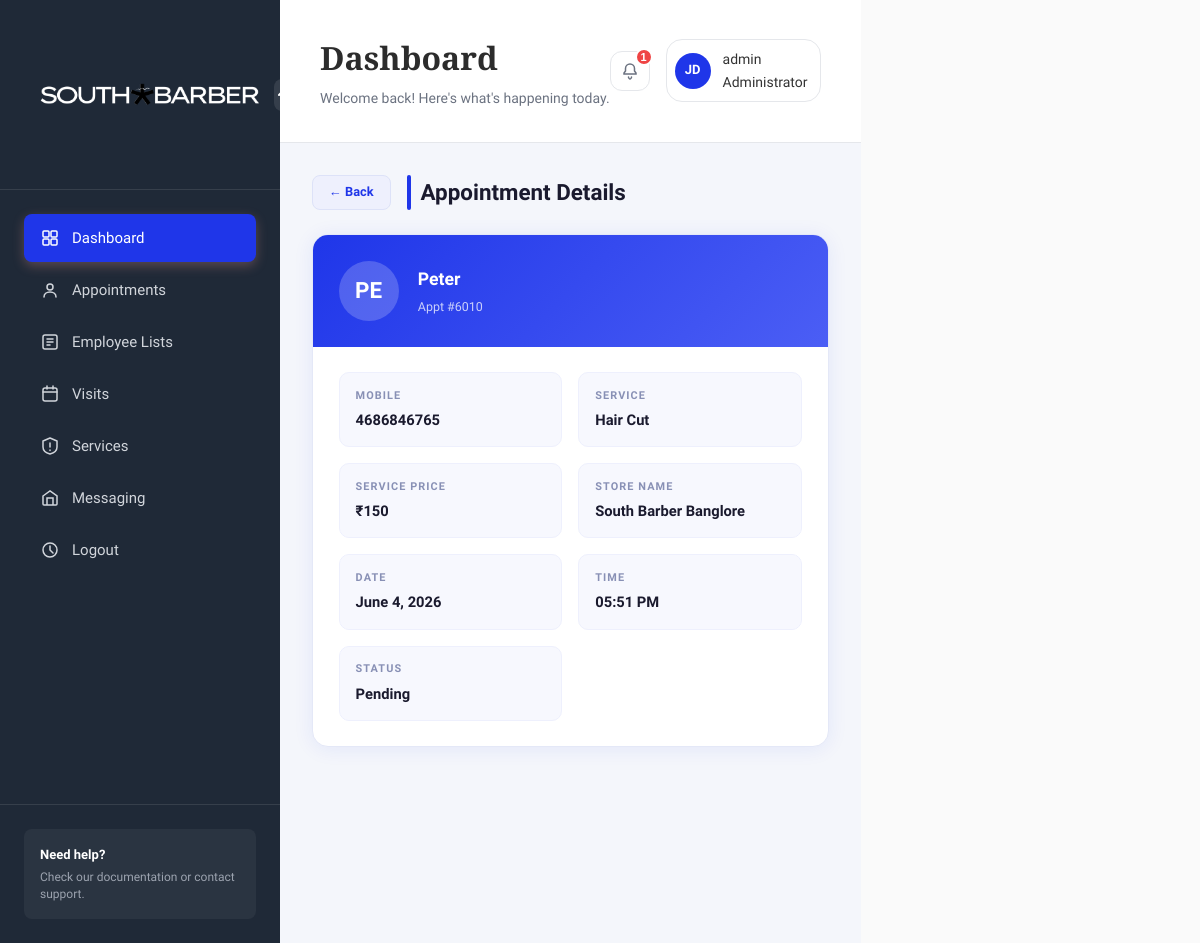
The app's page /adminsection/appointment/today/detail/10/ (signed in), older data.
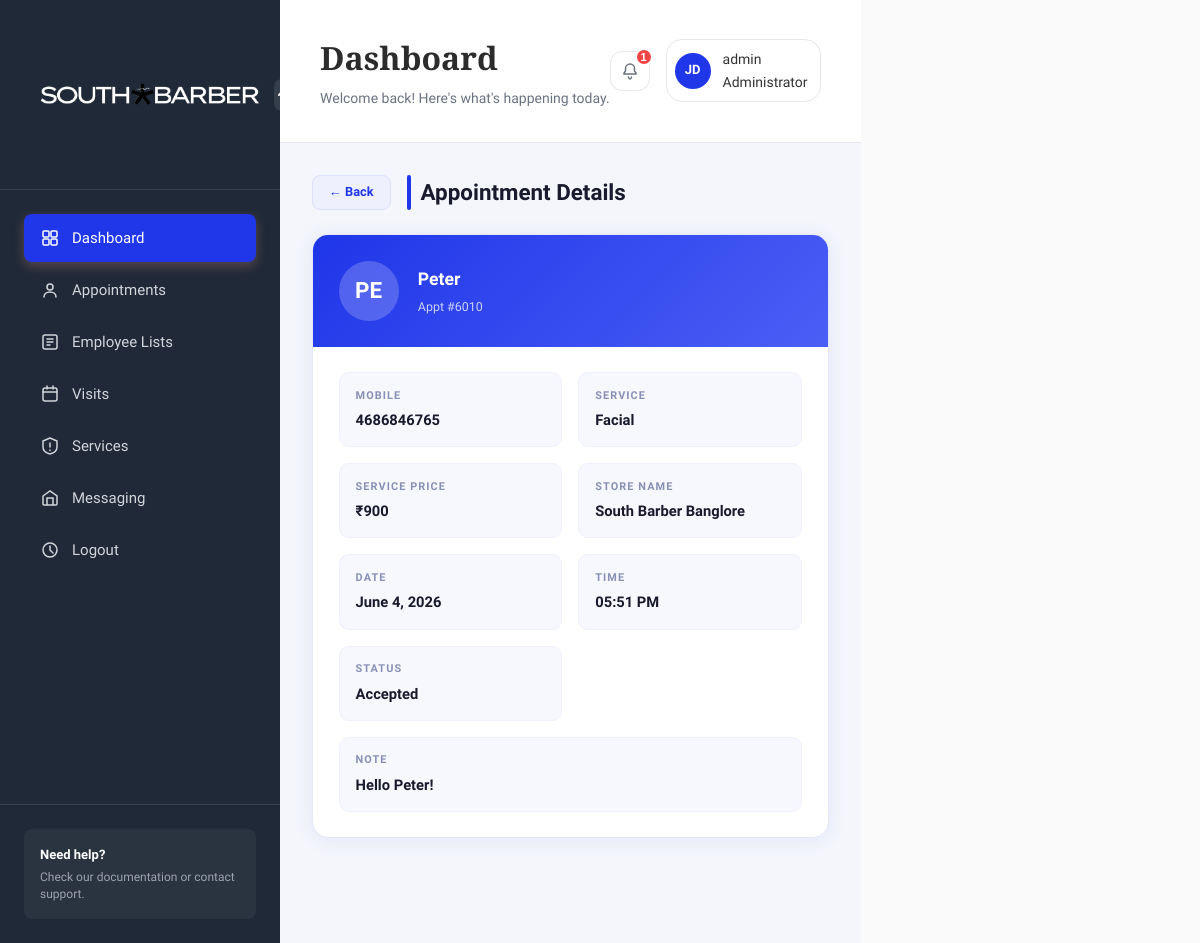
The same page, newer data.
### parlour/models.py (models this page shows, shortened)
class Appointment(models.Model):
    Store = models.ForeignKey(Store, on_delete=models.CASCADE)
    Name = models.CharField(max_length=50)
    Email = models.EmailField()
    PhoneNumber = models.CharField(max_length=11)
    Service = models.ForeignKey(Service, on_delete=models.CASCADE)
    Note = models.TextField(blank=True)
    AppointmentDate = models.DateField()
    AppointmentTime = models.TimeField()
    ApplyDate = models.DateTimeField(auto_now_add=True)
    RemarkDate = models.DateTimeField(auto_now=True)
    AppointmentNumber = models.IntegerField(null=True, blank=True)
    REMARK_CHOICES = (
        ('1', 'Accepted'),
        ('0', 'Rejected'),
    )
    Remark = models.CharField(max_length=1, choices=REMARK_CHOICES, blank=True)

### adminsection/models.py (models this page shows, shortened)
class Service(models.Model):
    ServiceName = models.CharField(max_length=25)
    Cost = models.PositiveIntegerField()
    TimeStamp = models.DateTimeField(auto_now_add=True)

class Store(models.Model):
    StoreID = models.UUIDField(default=uuid.uuid4, editable=False, unique=True)
    StoreName = models.CharField(max_length=100)
    Address = models.TextField()
    City = models.CharField(max_length=50)
    State = models.CharField(max_length=50)
    Pincode = models.CharField(max_length=10)
    Phone = models.CharField(max_length=15)
    CreatedAt = models.DateTimeField(auto_now_add=True)

### adminsection/views.py (the view)
# urls.py: path('appointment/today/detail/<int:pk>/', views.today_appointment_detail, name='todayappointmentdetail'),
@staff_member_required
def today_appointment_detail(request, pk):
    appointment = get_object_or_404(
        Appointment.objects.select_related('Service'),
        id=pk
    )
    return render(request, 'adminsection/today_appointments.html', {
        'appt': appointment,
    })

### templates/adminsection/today_appointments.html (shortened to what this page needs)
{% extends 'adminsection/base.html' %}
{% load static %}
{% block content %}
<div class="detail-wrapper">
  <div class="detail-header">
    <a href="javascript:history.back()" class="btn-back">
      ← Back
    </a>
    <h3>Appointment Details</h3>
  </div>
  <div class="detail-card">
    <div class="detail-card-top">
      <div class="detail-avatar">
        {{ appt.Name|slice:":2"|upper }}
      </div>
      <div>
        <div class="name">{{ appt.Name }}</div>
        <div class="appt-no">Appt #{{ appt.AppointmentNumber }}</div>
      </div>
    </div>
    <div class="detail-body">
      <div class="detail-item">
        <div class="label">Mobile</div>
        <div class="value">{{ appt.PhoneNumber }}</div>
      </div>
      <div class="detail-item">
        <div class="label">Service</div>
        <div class="value">{{ appt.Service.ServiceName }}</div>
      </div>
      <div class="detail-item">
        <div class="label">Service Price</div>
        <div class="value">₹{{ appt.Service.Cost }}</div>
      </div>
      <div class="detail-item">
        <div class="label">Store Name</div>
        <div class="value">{{ appt.Store.StoreName }}</div>
      </div>
      <div class="detail-item">
        <div class="label">Date</div>
        <div class="value">{{ appt.AppointmentDate }}</div>
      </div>
      <div class="detail-item">
        <div class="label">Time</div>
        <div class="value">{{ appt.AppointmentTime|time:"h:i A" }}</div>
      </div>
      <div class="detail-item">
        <div class="label">Status</div>
        <div class="value
          {% if appt.Remark == '1' %}status-accepted
          {% elif appt.Remark == '0' %}status-rejected
          {% else %}status-pending{% endif %}">
          {% if appt.Remark == '1' %}Accepted
          {% elif appt.Remark == '0' %}Rejected
          {% else %}Pending{% endif %}
        </div>
      </div>
      {% if appt.Note %}
      <div class="detail-item full">
        <div class="label">Note</div>
        <div class="value">{{ appt.Note }}</div>
      </div>
      {% endif %}
    </div>
  </div>
</div>
{% endblock %}

Row changes from the older to the newer data that the page shows:
changed Appointment "PE": Service.ServiceName "Hair Cut" → "Facial"; Service.Cost "150" → "900"; Note (not shown) → "Hello Peter!"
Text that changed along with them:
text no longer shown: "Pending"
text now shown: "Accepted NOTE"
